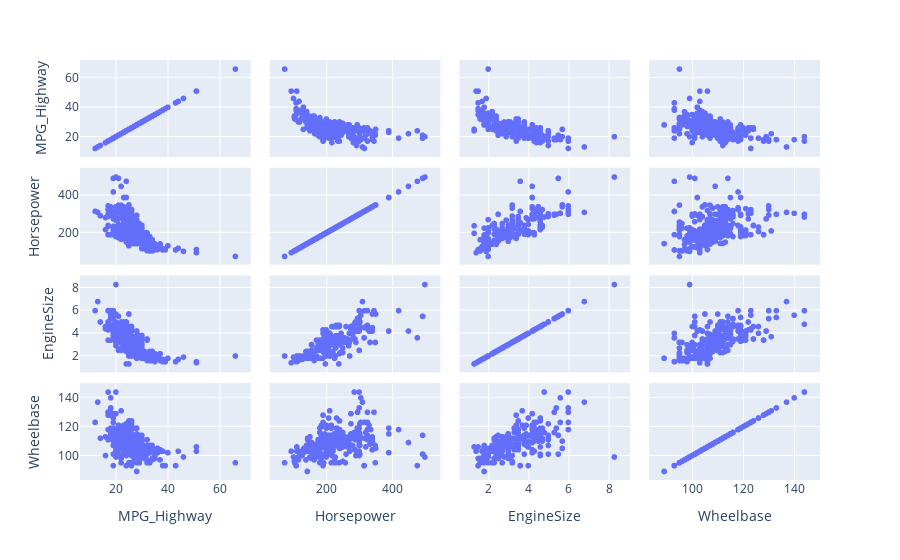

Here is the notebook cell this chart was saved with:
### Code cell
fig = px.scatter_matrix(df[["MPG_Highway","Horsepower","EngineSize","Wheelbase"]])
fig.show()

### Figure 1 — Plotly figure (JSON) as saved in the notebook; plotly's stock layout.template omitted (floating-point values rounded to 4 significant figures; data arrays with more than 128 entries replaced by an {"elided": "..."} marker saying what was removed)
{"data": [{"dimensions": [{"axis": {"matches": true}, "label": "MPG_Highway", "values": {"elided": "428 int values"}}, {"axis": {"matches": true}, "label": "Horsepower", "values": {"elided": "428 int values"}}, {"axis": {"matches": true}, "label": "EngineSize", "values": {"elided": "428 float values"}}, {"axis": {"matches": true}, "label": "Wheelbase", "values": {"elided": "428 int values"}}], "hovertemplate": "%{xaxis.title.text}=%{x}<br>%{yaxis.title.text}=%{y}<extra></extra>", "legendgroup": "", "marker": {"color": "#636efa", "symbol": "circle"}, "name": "", "showlegend": false, "type": "splom"}], "layout": {"dragmode": "select", "legend": {"tracegroupgap": 0}, "margin": {"t": 60}}}
